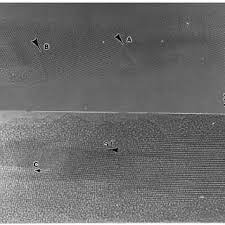
#> input picture temp_image.jpg, 225 x 225 px
$ python -i image_analyzer.py   (imports and definitions only)   (older library calls are emulated)
#> lines starting #> are read from the running program, lines starting #| are printed output that depends on the picture
#> further down, picture is the input picture: shape (225, 225, 3); min 0, max 255, mean 108.7
import pandas as pd
import numpy as np
import torch
import torch.nn as nn
# Assuming you have torch_geometric installed, if not, this part will need adjustment or removal
# from torch_geometric.data import Data
# from torch_geometric.nn import GCNConv, global_mean_pool
# Assuming you have transformers installed
# from transformers import AutoTokenizer, AutoModel
from sklearn.preprocessing import StandardScaler
from typing import List, Dict, Any, Tuple
import json
import os
import re
from pathlib import Path
from dotenv import load_dotenv
# Ensure model_manager.py is correctly setting up Gemini and Groq
from model_manager import init_chat_engine, chat_with_engine, analyze_prompt_concurrently
from datetime import datetime
import cv2
import base64
import logging # Sử dụng logging để ghi log lỗi thay vì print trực tiếp
import threading
from scipy import ndimage
from skimage import feature, filters, measure

# Cấu hình logging
# [1 line not run here, left out]
logger = logging.getLogger(__name__)

# Constants for semiconductor analysis
SEMICONDUCTOR_DEFECT_TYPES = {
    "DISLOCATION": "Dislocation defects",
    "STACKING_FAULT": "Stacking faults",
    "GRAIN_BOUNDARY": "Grain boundaries",
    "PRECIPITATE": "Precipitates",
    "VOID": "Voids or cavities",
    "SURFACE_CONTAMINATION": "Surface contamination",
    "CRYSTAL_DEFECT": "Crystal structure defects",
    "IMPURITY": "Impurity clusters"
}

# --- Các lớp AI chuyên biệt (có thể giữ skeleton hoặc thay thế bằng các mô hình đã huấn luyện) ---

# Lớp này ban đầu chứa DL/GNN models, có thể giữ hoặc chuyển đi nếu chỉ dùng LLM
class MaterialAIModels:
    # [24 lines left out: functions __init__, predict_properties, analyze_crystal_structure_ml, not called in this run]

# Nếu bạn muốn giữ lại GNN model skeleton
# class MaterialGNN(nn.Module):
#     """Graph Neural Network cho phân tích cấu trúc tinh thể"""
#     def __init__(self):
#         super().__init__()
#         # Define layers
#         pass
#
#     def forward(self, data):
#         # Forward pass logic
#         pass # Placeholder


class DataProcessor:
    """Xử lý và chuẩn hóa dữ liệu vật liệu (có thể dùng chung cho cả text và image data)"""
    # Giữ nguyên hoặc điều chỉnh nếu cần
    # [101 lines left out: functions __init__, process_material_data, _process_properties, _analyze_composition, _extract_numerical_features, not called in this run]


# --- Lớp quản lý kết quả (có thể dùng chung) ---
class ResultManager:
    # [58 lines left out: functions __init__, save_analysis, load_analysis, get_latest_analysis, not called in this run]


# --- Lớp MaterialImageAnalyzer được cấu hình lại ---
class SemiconductorImageProcessor:
    """Helper class for semiconductor-specific image processing"""

    @staticmethod
    def enhance_contrast(img: np.ndarray) -> np.ndarray:
        """Enhance image contrast using advanced techniques"""
        if len(img.shape) == 3:
            # Convert to LAB color space for better contrast enhancement
            lab = cv2.cvtColor(img, cv2.COLOR_BGR2LAB)
#> lab: shape (225, 225, 3); mean of channels 0, 1, 2 116.5, 128, 128
            l, a, b = cv2.split(lab)
#> a: shape (225, 225); every value is 128

            # Apply CLAHE to luminance channel
            clahe = cv2.createCLAHE(clipLimit=2.0, tileGridSize=(8,8))
            l = clahe.apply(l)
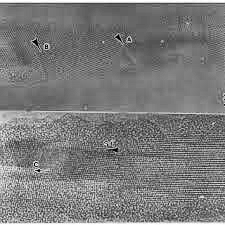
#> l: shape (225, 225); min 1, max 255, mean 123.3

            # Merge channels and convert back to BGR
            lab = cv2.merge((l,a,b))
#> lab: shape (225, 225, 3); mean of channels 0, 1, 2 123.3, 128, 128
            enhanced = cv2.cvtColor(lab, cv2.COLOR_LAB2BGR)

            # Additional contrast stretching
            enhanced = cv2.normalize(enhanced, None, 0, 255, cv2.NORM_MINMAX)
            return enhanced
        else:
            clahe = cv2.createCLAHE(clipLimit=2.0, tileGridSize=(8,8))
            enhanced = clahe.apply(img)
            return cv2.normalize(enhanced, None, 0, 255, cv2.NORM_MINMAX)

    # [38 lines left out: functions denoise_image, detect_edges, not called in this run]

class AdvancedImagePreprocessor:
    """Advanced image preprocessing techniques for semiconductor analysis"""

    # [62 lines left out: functions apply_frequency_filtering, apply_morphological_operations, not called in this run]

class DefectFeatureExtractor:
    """Extract advanced features for defect classification"""

    # [59 lines left out: functions extract_texture_features, extract_frequency_features, not called in this run]

class SEMImageAnalyzer:
    """Specialized analyzer for SEM images of semiconductor materials"""

    # [4 lines left out: function __init__, not called in this run]

    def calibrate_scale(self, scale_bar_length_px: int, scale_bar_length_nm: float):
        """Calibrate pixel to nanometer conversion"""
        self.scale_factor = scale_bar_length_px / scale_bar_length_nm

    # [44 lines left out: functions analyze_layer_interface, _calculate_interface_roughness, not called in this run]

class ZnODefectPatterns:
    """Define specific patterns for ZnO material defects"""

    PATTERNS = {
        'VOID': {
            'shape': 'circular',
            'intensity': 'dark',
            'size_range': (10, 100),  # nm
            'circularity': (0.8, 1.0),
            'contrast_ratio': (0.1, 0.4)
        },
        'GRAIN_BOUNDARY': {
            'shape': 'linear',
            'intensity': 'variable',
            'min_length': 50,  # nm
            'linearity': 0.9,
            'branching': True
        },
        'SURFACE_DEFECT': {
            'shape': 'irregular',
            'intensity': 'bright',
            'texture': 'rough',
            'gradient_variance': (0.4, 0.8)
        },
        'CRYSTAL_DEFECT': {
            'shape': 'angular',
            'intensity': 'dark',
            'symmetry': True,
            'edge_sharpness': 'high'
        }
    }

    # [39 lines left out: function match_pattern, not called in this run]

class MaterialDefectClassifier:
    """Enhanced defect classifier with consistent parameters"""

    # [102 lines left out: functions __init__, classify_defect, _extract_features, _calculate_severity, not called in this run]

class DefectVisualizer:
    """Visualize and analyze detected defects in detail"""

    # [199 lines left out: functions __init__, create_defect_visualization, _extract_and_zoom_defect, _create_defect_analysis_image, _enhance_defect_visualization, _add_measurements, not called in this run]

# Update the main detector class
class SemiconductorDefectDetector:
    # [95 lines left out: functions __init__, analyze_and_visualize, analyze_sem_image, _detect_defects, not called in this run]

class MaterialImageAnalyzer:
    """Phân tích hình ảnh vật liệu bán dẫn và phát hiện lỗi"""

    # [614 lines left out: functions __init__, analyze_image, _calculate_defect_statistics, _assess_image_quality, _get_ai_analysis, _create_ai_analysis_prompt and 2 more, not called in this run]

# Example Usage (if running this file directly)
# [56 lines not run here, left out]


    # Clean up dummy file
    # os.remove(dummy_image_path)
    # logger.info(f"Removed dummy image: {dummy_image_path}")

# [47 lines left out: functions batch_analyze_materials, analyze_materials_parallel, not called in this run]

    # Rest of the function...

class ImageNormalizer:
    """Ensures consistent image preprocessing across all analyses"""

    # [29 lines left out: functions __init__, normalize, not called in this run]

class DetectionParameters:
    """Maintains consistent detection parameters across analyses"""

    # Default thresholds for different defect types
    THRESHOLDS = {
        'VOID': {
            'intensity': 50,  # Dark regions
            'min_size': 10,
            'max_size': 100,
            'circularity': 0.7
        },
        'GRAIN_BOUNDARY': {
            'gradient': 30,
            'min_length': 40,
            'linearity': 0.8
        },
        'SURFACE_DEFECT': {
            'texture_variance': 25,
            'min_area': 20,
            'gradient_min': 20
        },
        'CRYSTAL_DEFECT': {
            'edge_strength': 40,
            'symmetry_threshold': 0.6,
            'min_size': 15
        }
    }

    # Classification confidence thresholds
    CONFIDENCE_THRESHOLDS = {
        'high': 0.8,
        'medium': 0.6,
        'low': 0.4
    }

    # Severity scoring parameters
    SEVERITY_WEIGHTS = {
        'size': 0.4,
        'intensity': 0.3,
        'location': 0.3
    }

    # [14 lines left out: functions get_threshold, get_confidence_threshold, get_severity_weight, not called in this run]

>>> import cv2
>>> picture = cv2.imread('../temp_image.jpg')
>>> result = SemiconductorImageProcessor().enhance_contrast(picture)

$ run again, on analyzed_images/marked_temp_image.jpg
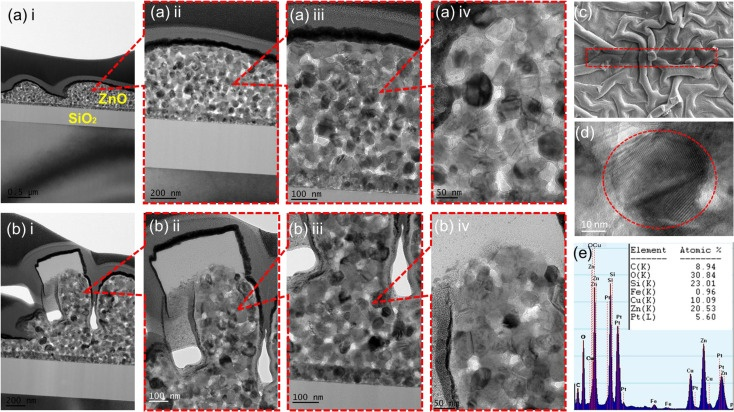
#> input picture analyzed_images/marked_temp_image.jpg, 734 x 412 px
#> picture is the input picture: shape (412, 734, 3); mean B, G, R 134.2, 133.4, 138.6
#> in enhance_contrast, `l, a, b = cv2.split(lab)`:
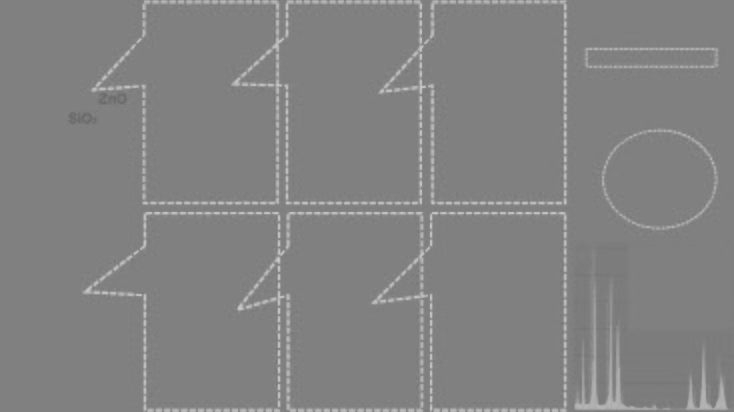
#> a: shape (412, 734); min 104, max 202, mean 130.3
#> in enhance_contrast, `enhanced = cv2.cvtColor(lab, cv2.COLOR_LAB2BGR)`:
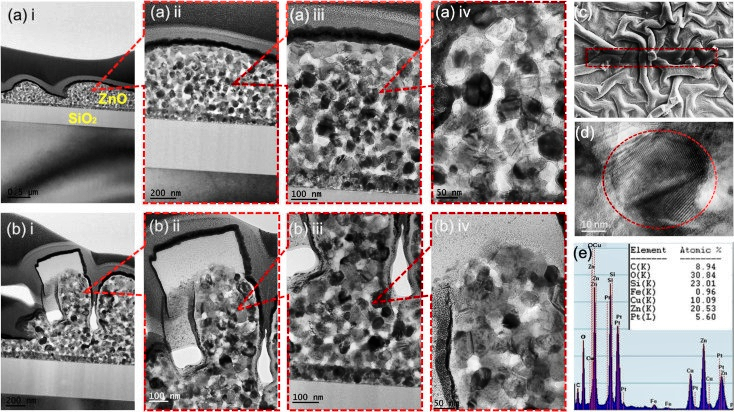
#> enhanced: shape (412, 734, 3); mean B, G, R 136.2, 135.4, 140.5
